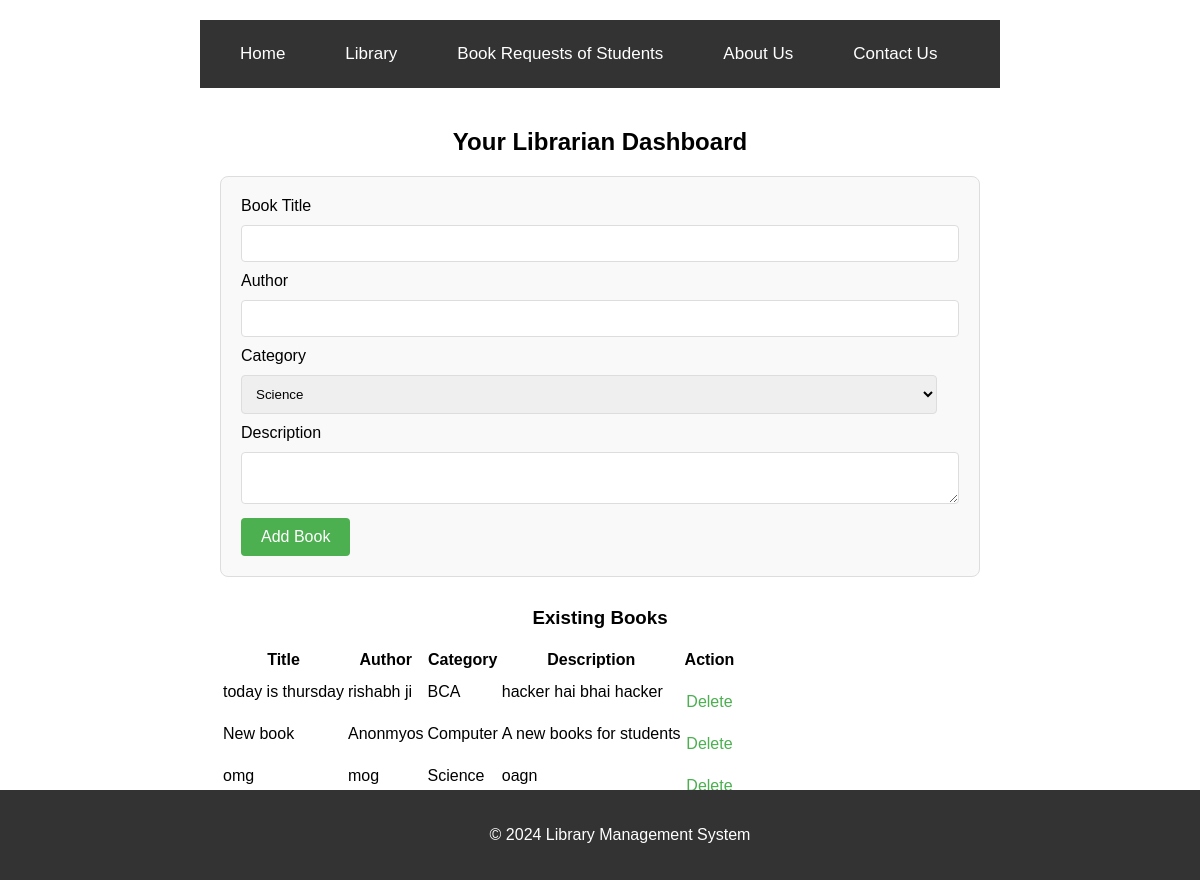
The app's page /librarian_dashboard.php (signed in) with its own data.
### tables this page shows
CREATE TABLE books (
    id INT AUTO_INCREMENT PRIMARY KEY,
    title VARCHAR(100) NOT NULL,
    author VARCHAR(100) NOT NULL,
    category_id INT,
    FOREIGN KEY (category_id) REFERENCES categories(id)
);

CREATE TABLE categories (
    id INT AUTO_INCREMENT PRIMARY KEY,
    name VARCHAR(50) NOT NULL
);

### librarian_dashboard.php (the view, shortened to what this page needs)
<?php
include('config.php');
?>
<!DOCTYPE html>
<html>
<head>
</head>
<body>
<div class="navbar">
    <a href="index.php">Home</a>
    <a href="books_library.php">Library</a>
    <a href="requests_librarian.php">Book Requests of Students</a>
    <a href="about_us.php">About Us</a>
    <a href="contact_us.php">Contact Us</a>
</div>
    <div class="container">
        <h2>Your Librarian Dashboard</h2>
        <form method="post" action="">
            <label for="title">Book Title</label>
            <input type="text" id="title" name="title" required>
            <label for="author">Author</label>
            <input type="text" id="author" name="author" required>
            <label for="category_id">Category</label>
            <select id="category_id" name="category_id" required>
                <option value="1">Science</option>
            </select>
            <label for="description">Description</label>
            <textarea id="description" name="description" required></textarea>
            <button type="submit">Add Book</button>
        </form>
        <h3>Existing Books</h3>
        <table>
            <tr>
                <th>Title</th>
                <th>Author</th>
                <th>Category</th>
                <th>Description</th>
                <th>Action</th>
            </tr>
            <?php
            $sql = "SELECT books.id, books.title, books.author, categories.name AS category, books.description
                    FROM books
                    JOIN categories ON books.category_id = categories.id";
            $result = $conn->query($sql);
            while ($row = $result->fetch_assoc()): ?>
                <tr>
                    <td><?php echo htmlspecialchars($row['title']); ?></td>
                    <td><?php echo htmlspecialchars($row['author']); ?></td>
                    <td><?php echo htmlspecialchars($row['category']); ?></td>
                    <td><?php echo htmlspecialchars($row['description']); ?></td>
                    <td><a href="?delete_book_id=<?php echo $row['id']; ?>" onclick="return confirm('Are you sure you want to delete this book?');">Delete</a></td>
                </tr>
            <?php endwhile; ?>
        </table>
    </div>
    <div class="footer">
        <p>&copy; 2024 Library Management System</p>
    </div>
</body>
</html>

### librarian_dashboard.php (style rules this page uses)
body { font-family: Arial, sans-serif; }
.container { max-width: 800px; margin: auto; padding: 20px; }
.navbar a { margin: 0 10px; text-decoration: none; color: #333; }
.navbar { background-color: #f1f1f1; padding: 10px; text-align: center; }
.footer { background-color: #333; color: white; text-align: center; padding: 20px; position: fixed; left: 0; bottom: 0; width: 100%; }
body { font-family: Arial, sans-serif; margin: 20px; max-width: 800px; margin: 20px auto; }
h2, h3 { text-align: center; }
form { margin-bottom: 30px; padding: 20px; border: 1px solid #ddd; border-radius: 8px; background-color: #f9f9f9; }
form input[type="text"], form input[type="number"], form select, form textarea { width: calc(100% - 22px); padding: 10px; margin: 10px 0; border: 1px solid #ddd; border-radius: 4px; }
form button { background-color: #4CAF50; color: white; border: none; padding: 10px 20px; cursor: pointer; border-radius: 4px; font-size: 16px; }
a { display: block; text-align: center; margin-top: 20px; color: #4CAF50; text-decoration: none; font-size: 16px; }
.navbar { background-color: #333; overflow: hidden; }
.navbar a { float: left; display: block; color: white; text-align: center; padding: 14px 20px; text-decoration: none; font-size: 17px; }

### records on screen
books: title "today is thursday", author "rishabh ji", category.name "BCA", description "hacker hai bhai hacker"
books: title "New book", author "Anonmyos", category.name "Computer", description "A new books for students"
books: title "omg", author "mog", category.name "Science", description "oagn"
